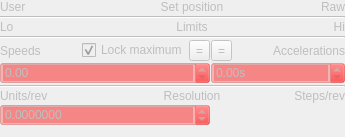
    <widget class="QWidget" name="configure" native="true">
     <property name="enabled">
      <bool>false</bool>
     </property>
     <property name="sizePolicy">
      <sizepolicy hsizetype="Minimum" vsizetype="Fixed">
       <horstretch>0</horstretch>
       <verstretch>0</verstretch>
      </sizepolicy>
     </property>
     <layout class="QGridLayout" name="gridLayout_6">
      <property name="leftMargin">
       <number>0</number>
      </property>
      <property name="topMargin">
       <number>0</number>
      </property>
      <property name="rightMargin">
       <number>0</number>
      </property>
      <property name="spacing">
       <number>1</number>
      </property>
      <item row="0" column="0">
       <widget class="QLabel" name="label_41">
        <property name="text">
         <string>User</string>
        </property>
       </widget>
      </item>
      <item row="0" column="1" colspan="2">
       <widget class="QLabel" name="label_42">
        <property name="sizePolicy">
         <sizepolicy hsizetype="Preferred" vsizetype="Fixed">
          <horstretch>0</horstretch>
          <verstretch>0</verstretch>
         </sizepolicy>
        </property>
        <property name="text">
         <string>Set position</string>
        </property>
        <property name="alignment">
         <set>Qt::AlignCenter</set>
        </property>
       </widget>
      </item>
      <item row="0" column="3">
       <widget class="QLabel" name="label_44">
        <property name="sizePolicy">
         <sizepolicy hsizetype="Preferred" vsizetype="Fixed">
          <horstretch>0</horstretch>
          <verstretch>0</verstretch>
         </sizepolicy>
        </property>
        <property name="layoutDirection">
         <enum>Qt::RightToLeft</enum>
        </property>
        <property name="text">
         <string>Raw</string>
        </property>
        <property name="alignment">
         <set>Qt::AlignRight|Qt::AlignTrailing|Qt::AlignVCenter</set>
        </property>
       </widget>
      </item>
      <item row="1" column="0" colspan="2">
       <widget class="QWidget" name="placeCfgUser" native="true">
        <property name="sizePolicy">
         <sizepolicy hsizetype="Preferred" vsizetype="Fixed">
          <horstretch>0</horstretch>
          <verstretch>0</verstretch>
         </sizepolicy>
        </property>
        <layout class="QVBoxLayout" name="layCfgUser">
         <property name="spacing">
          <number>0</number>
         </property>
         <property name="sizeConstraint">
          <enum>QLayout::SetMinAndMaxSize</enum>
         </property>
         <property name="leftMargin">
          <number>0</number>
         </property>
         <property name="topMargin">
          <number>0</number>
         </property>
         <property name="rightMargin">
          <number>0</number>
         </property>
         <property name="bottomMargin">
          <number>0</number>
         </property>
        </layout>
       </widget>
      </item>
      <item row="1" column="2" colspan="2">
       <widget class="QWidget" name="placeCfgRaw" native="true">
        <property name="sizePolicy">
         <sizepolicy hsizetype="Preferred" vsizetype="Fixed">
          <horstretch>0</horstretch>
          <verstretch>100</verstretch>
         </sizepolicy>
        </property>
        <layout class="QVBoxLayout" name="layCfgRaw">
         <property name="spacing">
          <number>0</number>
         </property>
         <property name="sizeConstraint">
          <enum>QLayout::SetMinAndMaxSize</enum>
         </property>
         <property name="leftMargin">
          <number>0</number>
         </property>
         <property name="topMargin">
          <number>0</number>
         </property>
         <property name="rightMargin">
          <number>0</number>
         </property>
         <property name="bottomMargin">
          <number>0</number>
         </property>
        </layout>
       </widget>
      </item>
      <item row="2" column="0" colspan="4">
       <widget class="Line" name="line_11">
        <property name="orientation">
         <enum>Qt::Horizontal</enum>
        </property>
       </widget>
      </item>
      <item row="3" column="0">
       <widget class="QLabel" name="label_47">
        <property name="text">
         <string>Lo</string>
        </property>
       </widget>
      </item>
      <item row="3" column="1" colspan="2">
       <widget class="QLabel" name="label_46">
        <property name="text">
         <string>Limits</string>
        </property>
        <property name="alignment">
         <set>Qt::AlignCenter</set>
        </property>
       </widget>
      </item>
      <item row="3" column="3">
       <widget class="QLabel" name="label_53">
        <property name="text">
         <string>Hi</string>
        </property>
        <property name="alignment">
         <set>Qt::AlignRight|Qt::AlignTrailing|Qt::AlignVCenter</set>
        </property>
       </widget>
      </item>
      <item row="4" column="2" colspan="2">
       <widget class="QWidget" name="placeCfgHi" native="true">
        <layout class="QVBoxLayout" name="layCfgHi">
         <property name="spacing">
          <number>0</number>
         </property>
         <property name="sizeConstraint">
          <enum>QLayout::SetMinAndMaxSize</enum>
         </property>
         <property name="leftMargin">
          <number>0</number>
         </property>
         <property name="topMargin">
          <number>0</number>
         </property>
         <property name="rightMargin">
          <number>0</number>
         </property>
         <property name="bottomMargin">
          <number>0</number>
         </property>
        </layout>
       </widget>
      </item>
      <item row="4" column="0" colspan="2">
       <widget class="QWidget" name="placeCfgLo" native="true">
        <layout class="QVBoxLayout" name="layCfgLo">
         <property name="spacing">
          <number>0</number>
         </property>
         <property name="sizeConstraint">
          <enum>QLayout::SetMinAndMaxSize</enum>
         </property>
         <property name="leftMargin">
          <number>0</number>
         </property>
         <property name="topMargin">
          <number>0</number>
         </property>
         <property name="rightMargin">
          <number>0</number>
         </property>
         <property name="bottomMargin">
          <number>0</number>
         </property>
        </layout>
       </widget>
      </item>
      <item row="5" column="0" colspan="4">
       <widget class="Line" name="line_14">
        <property name="orientation">
         <enum>Qt::Horizontal</enum>
        </property>
       </widget>
      </item>
      <item row="7" column="2" colspan="2">
       <widget class="QMDoubleSpinBox" name="accelerationS">
        <property name="sizePolicy">
         <sizepolicy hsizetype="Minimum" vsizetype="Fixed">
          <horstretch>0</horstretch>
          <verstretch>0</verstretch>
         </sizepolicy>
        </property>
        <property name="toolTip">
         <string>Normal acceleration (seconds to speed)</string>
        </property>
        <property name="styleSheet">
         <string notr="true">background-color: rgba(255, 0, 0,64);</string>
        </property>
        <property name="keyboardTracking">
         <bool>false</bool>
        </property>
        <property name="suffix">
         <string>s</string>
        </property>
        <property name="maximum">
         <double>2147483647.000000000000000</double>
        </property>
       </widget>
      </item>
      <item row="7" column="0" colspan="2">
       <widget class="QMDoubleSpinBox" name="speedS">
        <property name="sizePolicy">
         <sizepolicy hsizetype="Minimum" vsizetype="Fixed">
          <horstretch>0</horstretch>
          <verstretch>0</verstretch>
         </sizepolicy>
        </property>
        <property name="toolTip">
         <string>Normal speed</string>
        </property>
        <property name="styleSheet">
         <string notr="true">background-color: rgba(255, 0, 0,64);</string>
        </property>
        <property name="keyboardTracking">
         <bool>false</bool>
        </property>
        <property name="maximum">
         <double>2147483647.000000000000000</double>
        </property>
       </widget>
      </item>
      <item row="8" column="0" colspan="4">
       <widget class="Line" name="line_15">
        <property name="orientation">
         <enum>Qt::Horizontal</enum>
        </property>
       </widget>
      </item>
      <item row="9" column="0">
       <widget class="QLabel" name="label_59">
        <property name="text">
         <string>Units/rev</string>
        </property>
       </widget>
      </item>
      <item row="9" column="3">
       <widget class="QLabel" name="label_60">
        <property name="text">
         <string>Steps/rev</string>
        </property>
        <property name="alignment">
         <set>Qt::AlignRight|Qt::AlignTrailing|Qt::AlignVCenter</set>
        </property>
       </widget>
      </item>
      <item row="9" column="1" colspan="2">
       <widget class="QLabel" name="label_61">
        <property name="text">
         <string>Resolution</string>
        </property>
        <property name="alignment">
         <set>Qt::AlignCenter</set>
        </property>
       </widget>
      </item>
      <item row="10" column="0" colspan="2">
       <widget class="QMDoubleSpinBox" name="unitsPerRevAndDir">
        <property name="toolTip">
         <string>Units per revolution</string>
        </property>
        <property name="styleSheet">
         <string notr="true">background-color: rgba(255, 0, 0,64);</string>
        </property>
        <property name="decimals">
         <number>7</number>
        </property>
        <property name="minimum">
         <double>-2147483647.000000000000000</double>
        </property>
        <property name="maximum">
         <double>2147483647.000000000000000</double>
        </property>
       </widget>
      </item>
      <item row="10" column="2" colspan="2">
       <widget class="QWidget" name="placeCfgStepsPerRev" native="true">
        <layout class="QVBoxLayout" name="layCfgStepsPerRev">
         <property name="spacing">
          <number>0</number>
         </property>
         <property name="sizeConstraint">
          <enum>QLayout::SetMinAndMaxSize</enum>
         </property>
         <property name="leftMargin">
          <number>0</number>
         </property>
         <property name="topMargin">
          <number>0</number>
         </property>
         <property name="rightMargin">
          <number>0</number>
         </property>
         <property name="bottomMargin">
          <number>0</number>
         </property>
        </layout>
       </widget>
      </item>
      <item row="6" column="0" colspan="2">
       <layout class="QHBoxLayout" name="horizontalLayout_3">
        <item>
         <widget class="QLabel" name="label_18">
          <property name="sizePolicy">
           <sizepolicy hsizetype="Fixed" vsizetype="Preferred">
            <horstretch>0</horstretch>
            <verstretch>0</verstretch>
           </sizepolicy>
          </property>
          <property name="text">
           <string>Speeds</string>
          </property>
         </widget>
        </item>
        <item>
         <spacer name="horizontalSpacer">
          <property name="orientation">
           <enum>Qt::Horizontal</enum>
          </property>
          <property name="sizeHint" stdset="0">
           <size>
            <width>40</width>
            <height>20</height>
           </size>
          </property>
         </spacer>
        </item>
        <item>
         <widget class="QCheckBox" name="lockMaximumSpeed">
          <property name="sizePolicy">
           <sizepolicy hsizetype="Minimum" vsizetype="Fixed">
            <horstretch>0</horstretch>
            <verstretch>0</verstretch>
           </sizepolicy>
          </property>
          <property name="toolTip">
           <string>If unchecked, also changes the maximum speed </string>
          </property>
          <property name="text">
           <string>Lock maximum</string>
          </property>
          <property name="checked">
           <bool>true</bool>
          </property>
         </widget>
        </item>
        <item>
         <widget class="QToolButton" name="equalizeSpeeds">
          <property name="sizePolicy">
           <sizepolicy hsizetype="Fixed" vsizetype="Fixed">
            <horstretch>0</horstretch>
            <verstretch>0</verstretch>
           </sizepolicy>
          </property>
          <property name="toolTip">
           <string>Set all speeds to displayed.</string>
          </property>
          <property name="text">
           <string>=</string>
          </property>
         </widget>
        </item>
       </layout>
      </item>
      <item row="6" column="2" colspan="2">
       <layout class="QHBoxLayout" name="horizontalLayout_6">
        <item>
         <widget class="QToolButton" name="equalizeAccelerations">
          <property name="sizePolicy">
           <sizepolicy hsizetype="Fixed" vsizetype="Fixed">
            <horstretch>0</horstretch>
            <verstretch>0</verstretch>
           </sizepolicy>
          </property>
          <property name="toolTip">
           <string>Set all accelerations to displayed.</string>
          </property>
          <property name="text">
           <string>=</string>
          </property>
         </widget>
        </item>
        <item>
         <spacer name="horizontalSpacer_2">
          <property name="orientation">
           <enum>Qt::Horizontal</enum>
          </property>
          <property name="sizeHint" stdset="0">
           <size>
            <width>40</width>
            <height>20</height>
           </size>
          </property>
         </spacer>
        </item>
        <item>
         <widget class="QLabel" name="label_45">
          <property name="sizePolicy">
           <sizepolicy hsizetype="Fixed" vsizetype="Preferred">
            <horstretch>0</horstretch>
            <verstretch>0</verstretch>
           </sizepolicy>
          </property>
          <property name="text">
           <string>Accelerations</string>
          </property>
          <property name="alignment">
           <set>Qt::AlignRight|Qt::AlignTrailing|Qt::AlignVCenter</set>
          </property>
         </widget>
        </item>
       </layout>
      </item>
     </layout>
    </widget>
